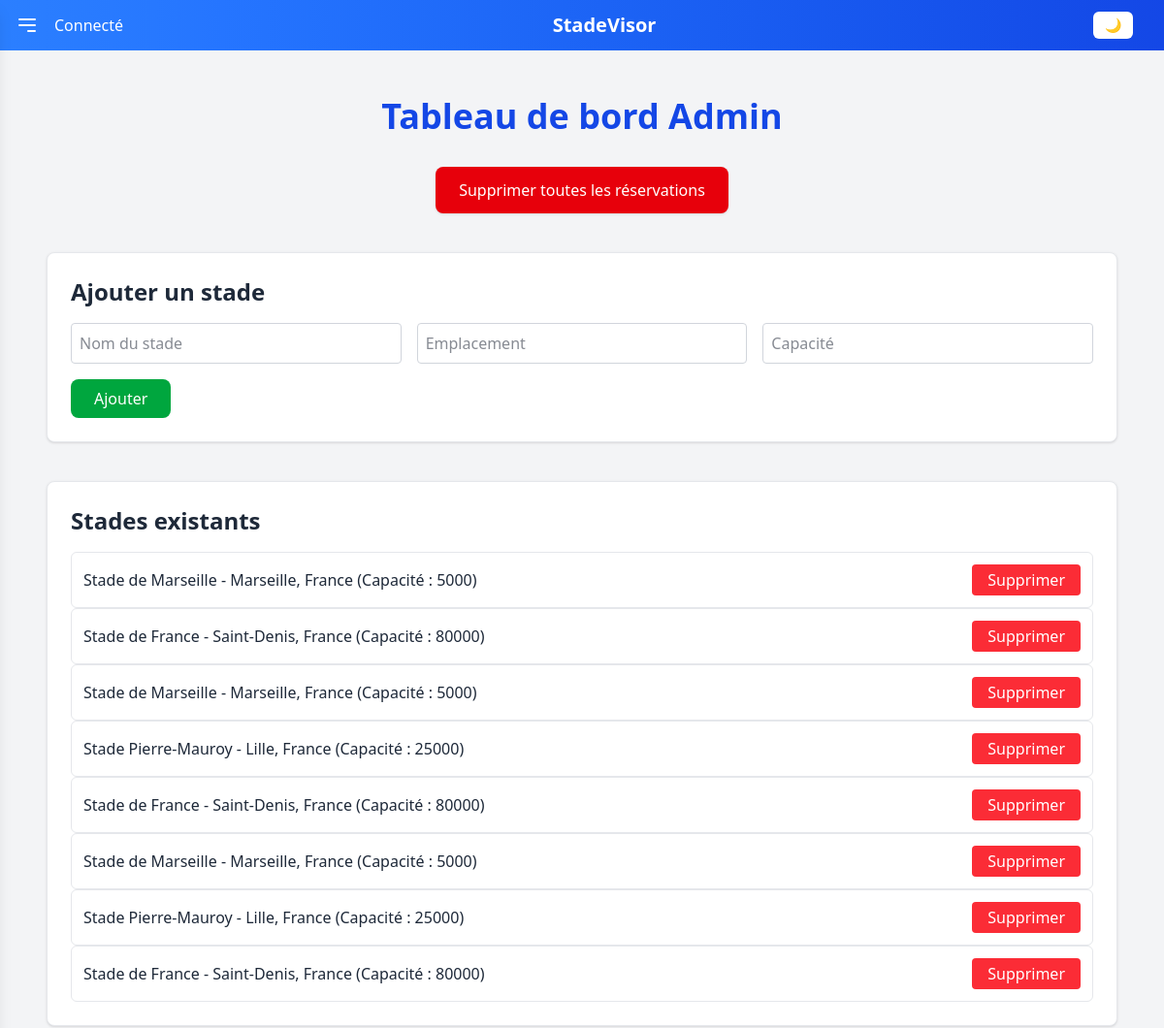
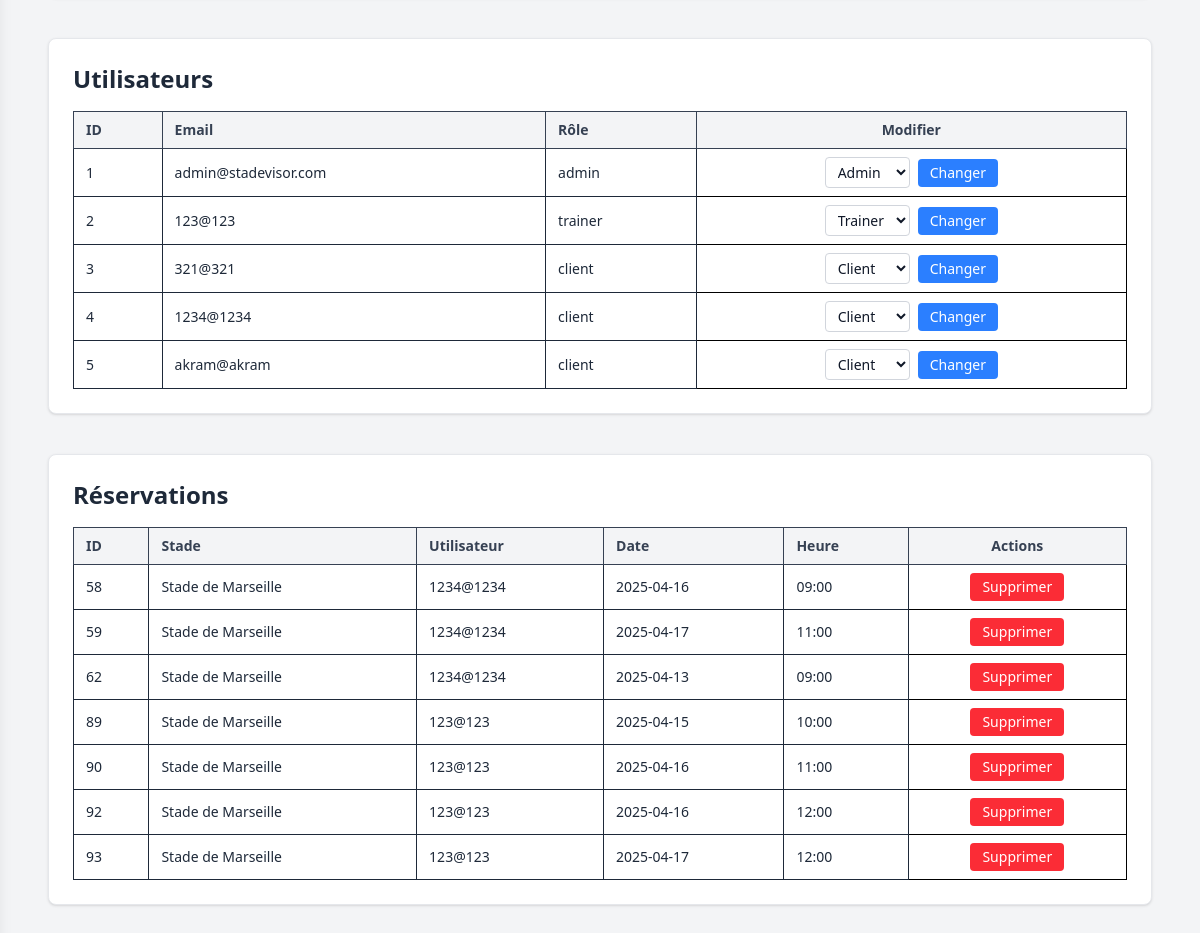
The page /admin (signed in) on the database its author committed (2 pictures, top to bottom).
### tables this page shows
CREATE TABLE stadiums (
    id INTEGER PRIMARY KEY AUTOINCREMENT,
    name TEXT NOT NULL,
    location TEXT NOT NULL,
    capacity INTEGER NOT NULL
);

CREATE TABLE users (
    id INTEGER PRIMARY KEY AUTOINCREMENT,
    email TEXT UNIQUE NOT NULL,
    password_hash TEXT NOT NULL,
    role TEXT NOT NULL CHECK(role IN ('client', 'trainer', 'admin'))
);

CREATE TABLE reservations (
    id INTEGER PRIMARY KEY AUTOINCREMENT,
    stadium_id INTEGER,
    user_id INTEGER,
    date TEXT,
    time TEXT,
    FOREIGN KEY (stadium_id) REFERENCES stadiums(id),
    FOREIGN KEY (user_id) REFERENCES users(id)
);

### app.py (the view)
@app.route("/admin")
def admin_dashboard():
    if session.get("role") != "admin":
        flash("Accès réservé à l'administrateur.")
        return redirect(url_for("index"))
    conn = get_db_connection()
    users = conn.execute("SELECT * FROM users").fetchall()
    stadiums = conn.execute("SELECT * FROM stadiums").fetchall()
    reservations = conn.execute("SELECT * FROM reservations").fetchall()
    conn.close()
    return render_template("admin_dashboard.html", users=users, stadiums=stadiums, reservations=reservations)

### app.py (called while the page is built)
def get_db_connection():
    conn = sqlite3.connect(DATABASE)
    conn.row_factory = sqlite3.Row
    return conn

### templates/admin_dashboard.html (shortened to what this page needs)
{% extends 'base.html' %}
{% block content %}
<div class="max-w-6xl mx-auto p-6 animate-fade-in">
  <h1 class="text-4xl font-bold text-center text-blue-700 dark:text-blue-400 mb-8">Tableau de bord Admin</h1>
  <form action="{{ url_for('delete_all_reservations') }}" method="post" class="text-center mb-10">
    <button class="bg-red-600 hover:bg-red-700 text-white px-6 py-3 rounded-lg shadow transition hover:scale-105">
      Supprimer toutes les réservations
    </button>
  </form>
  <div class="mb-10 bg-white dark:bg-gray-800 p-6 rounded-lg shadow border border-gray-200 dark:border-gray-700">
    <h2 class="text-2xl font-semibold mb-4 text-gray-800 dark:text-gray-100">Ajouter un stade</h2>
    <form method="post" action="{{ url_for('add_stadium') }}" class="grid md:grid-cols-3 gap-4">
      <input type="text" name="name" placeholder="Nom du stade" required class="border border-gray-300 dark:border-gray-600 bg-white dark:bg-gray-700 text-gray-900 dark:text-gray-100 p-2 rounded" />
      <input type="text" name="location" placeholder="Emplacement" required class="border border-gray-300 dark:border-gray-600 bg-white dark:bg-gray-700 text-gray-900 dark:text-gray-100 p-2 rounded" />
      <input type="number" name="capacity" placeholder="Capacité" required class="border border-gray-300 dark:border-gray-600 bg-white dark:bg-gray-700 text-gray-900 dark:text-gray-100 p-2 rounded" />
      <div class="md:col-span-3">
        <button class="bg-green-600 hover:bg-green-700 text-white px-6 py-2 rounded-lg transition hover:scale-105">Ajouter</button>
      </div>
    </form>
  </div>
  <div class="mb-10 bg-white dark:bg-gray-800 p-6 rounded-lg shadow border border-gray-200 dark:border-gray-700">
    <h2 class="text-2xl font-semibold mb-4 text-gray-800 dark:text-gray-100">Stades existants</h2>
    <ul class="space-y-2">
      {% for stadium in stadiums %}
        <li class="flex justify-between items-center border border-gray-200 dark:border-gray-600 p-3 rounded-md hover:bg-gray-50 dark:hover:bg-gray-700 transition">
          <span class="text-gray-800 dark:text-gray-100">{{ stadium.name }} - {{ stadium.location }} (Capacité : {{ stadium.capacity }})</span>
          <form action="{{ url_for('delete_stadium', stadium_id=stadium.id) }}" method="post">
            <button class="bg-red-500 hover:bg-red-600 text-white px-4 py-1 rounded transition hover:scale-105">Supprimer</button>
          </form>
        </li>
      {% endfor %}
    </ul>
  </div>
  <div class="mb-10 bg-white dark:bg-gray-800 p-6 rounded-lg shadow border border-gray-200 dark:border-gray-700">
    <h2 class="text-2xl font-semibold mb-4 text-gray-800 dark:text-gray-100">Utilisateurs</h2>
    <div class="overflow-x-auto">
      <table class="w-full table-auto text-sm text-left border border-gray-300 dark:border-gray-600">
        <thead class="bg-gray-100 dark:bg-gray-700 text-gray-700 dark:text-gray-200">
          <tr>
            <th class="border px-3 py-2">ID</th>
            <th class="border px-3 py-2">Email</th>
            <th class="border px-3 py-2">Rôle</th>
            <th class="border px-3 py-2 text-center">Modifier</th>
          </tr>
        </thead>
        <tbody>
          {% for user in users %}
            <tr class="hover:bg-gray-50 dark:hover:bg-gray-700">
              <td class="border px-3 py-2 text-gray-800 dark:text-gray-100">{{ user.id }}</td>
              <td class="border px-3 py-2 text-gray-800 dark:text-gray-100">{{ user.email }}</td>
              <td class="border px-3 py-2 text-gray-800 dark:text-gray-100">{{ user.role }}</td>
              <td class="border px-3 py-2 text-center">
                <form method="post" action="{{ url_for('change_user_role', user_id=user.id) }}" class="flex justify-center items-center gap-2">
                  <select name="role" class="border border-gray-300 dark:border-gray-600 bg-white dark:bg-gray-700 text-gray-900 dark:text-gray-100 px-2 py-1 rounded">
                    <option value="client" {% if user.role == 'client' %}selected{% endif %}>Client</option>
                    <option value="trainer" {% if user.role == 'trainer' %}selected{% endif %}>Trainer</option>
                    <option value="admin" {% if user.role == 'admin' %}selected{% endif %}>Admin</option>
                  </select>
                  <button type="submit" class="bg-blue-500 hover:bg-blue-600 text-white px-3 py-1 rounded transition hover:scale-105">Changer</button>
                </form>
              </td>
            </tr>
          {% endfor %}
        </tbody>
      </table>
    </div>
  </div>
  <div class="bg-white dark:bg-gray-800 p-6 rounded-lg shadow border border-gray-200 dark:border-gray-700">
    <h2 class="text-2xl font-semibold mb-4 text-gray-800 dark:text-gray-100">Réservations</h2>
    <div class="overflow-x-auto">
      <table class="w-full table-auto text-sm text-left border border-gray-300 dark:border-gray-600">
        <thead class="bg-gray-100 dark:bg-gray-700 text-gray-700 dark:text-gray-200">
          <tr>
            <th class="border px-3 py-2">ID</th>
            <th class="border px-3 py-2">Stade</th>
            <th class="border px-3 py-2">Utilisateur</th>
            <th class="border px-3 py-2">Date</th>
            <th class="border px-3 py-2">Heure</th>
            <th class="border px-3 py-2 text-center">Actions</th>
          </tr>
        </thead>
        <tbody>
          {% for reservation in reservations %}
            <tr class="hover:bg-gray-50 dark:hover:bg-gray-700">
              <td class="border px-3 py-2 text-gray-800 dark:text-gray-100">{{ reservation.id }}</td>
              {% for stadium in stadiums %}
                {% if stadium.id == reservation.stadium_id %}
                  <td class="border px-3 py-2 text-gray-800 dark:text-gray-100">{{ stadium.name }}</td>
                {% endif %}
              {% endfor %}
              {% for user in users %}
                {% if user.id == reservation.user_id %}
                  <td class="border px-3 py-2 text-gray-800 dark:text-gray-100">{{ user.email }}</td>
                {% endif %}
              {% endfor %}
              <td class="border px-3 py-2 text-gray-800 dark:text-gray-100">{{ reservation.date }}</td>
              <td class="border px-3 py-2 text-gray-800 dark:text-gray-100">{{ reservation.time }}</td>
              <td class="border px-3 py-2 text-center">
                <form action="{{ url_for('delete_reservation', reservation_id=reservation.id) }}" method="post">
                  <button class="bg-red-500 hover:bg-red-600 text-white px-3 py-1 rounded transition hover:scale-105">Supprimer</button>
                </form>
              </td>
            </tr>
          {% endfor %}
        </tbody>
      </table>
    </div>
  </div>
</div>
{% endblock %}

### templates/admin_dashboard.html (style rules this page uses)
.animate-fade-in { animation: fadeIn 0.4s ease-in-out both; }

### rows shown on the page
stadiums: name "Stade de Marseille", location "Marseille, France", capacity "5000"
stadiums: name "Stade de France", location "Saint-Denis, France", capacity "80000"
stadiums: name "Stade de Marseille", location "Marseille, France", capacity "5000"
stadiums: name "Stade Pierre-Mauroy", location "Lille, France", capacity "25000"
stadiums: name "Stade de France", location "Saint-Denis, France", capacity "80000"
stadiums: name "Stade de Marseille", location "Marseille, France", capacity "5000"
stadiums: name "Stade Pierre-Mauroy", location "Lille, France", capacity "25000"
stadiums: name "Stade de France", location "Saint-Denis, France", capacity "80000"
users: id "1", email "admin@stadevisor.com", role "admin", role "Admin"
users: id "2", email "123@123", role "trainer", role "Trainer"
users: id "3", email "321@321", role "client", role "Client"
users: id "4", email "1234@1234", role "client", role "Client"
users: id "5", email "akram@akram", role "client", role "Client"
reservations: id "58", date "2025-04-16", time "09:00"
reservations: id "59", date "2025-04-17", time "11:00"
reservations: id "62", date "2025-04-13", time "09:00"
reservations: id "89", date "2025-04-15", time "10:00"
reservations: id "90", date "2025-04-16", time "11:00"
reservations: id "92", date "2025-04-16", time "12:00"
reservations: id "93", date "2025-04-17", time "12:00"
